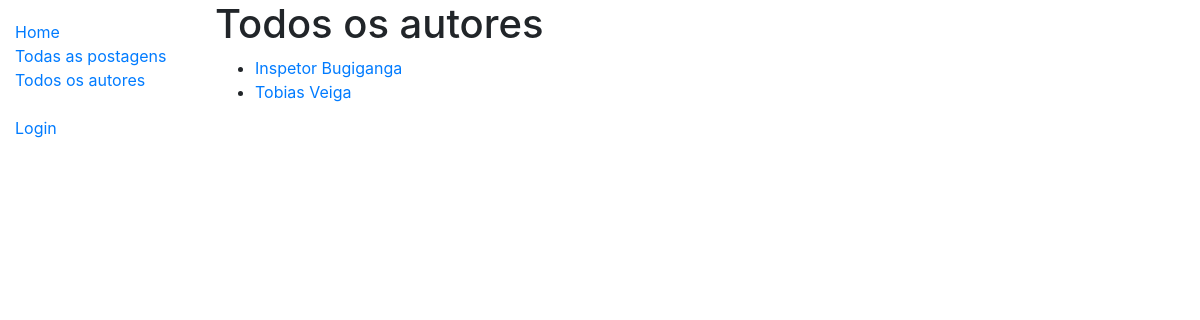
The page /blog/autores/ on the database as committed earlier.
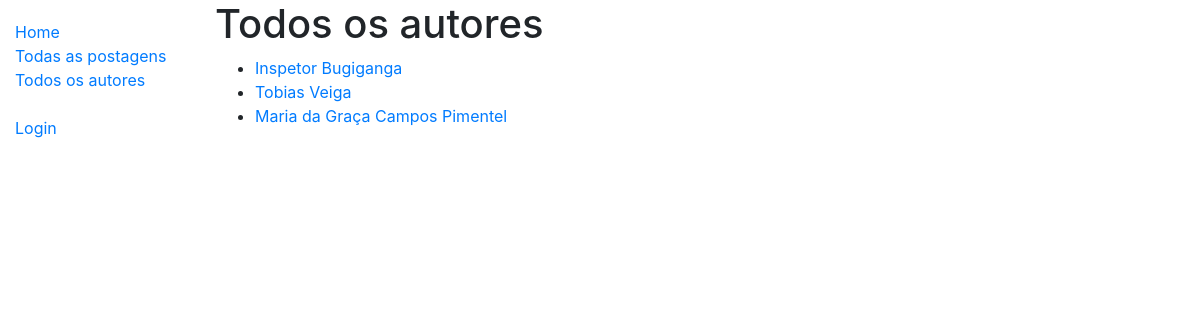
The same page on the database as committed later.
### blog_app/models.py (models this page shows, shortened)
class Autor(models.Model):
    usuario = models.ForeignKey(User, on_delete=models.SET_NULL, null=True)
    bio = models.TextField(max_length=500, help_text="Insira sua biografia aqui.")
    class Meta:
        ordering = ["usuario"]
    def get_absolute_url(self):
        return reverse('autor-detail', args=[str(self.id)])

### blog_app/views.py (the view)
# urls.py: path('autores/', views.AutorListView.as_view(), name='autores'),
class AutorListView(generic.ListView):
    model = Autor

### blog_app/templates/blog_app/autor_list.html
{% extends "base_generic.html" %}
{% block content %}
  <h1>Todos os autores</h1>
  {% if autor_list %}
  <ul>
    {% for autor in autor_list %}
      <li>
        <a href="{{ autor.get_absolute_url }}">{{autor.usuario.first_name}} {{autor.usuario.last_name}}</a>
      </li>
    {% endfor %}
  </ul>
  {% else %}
    <p>Não há autores cadastrados.</p>
  {% endif %}
{% endblock %}

Rows that differ between the two databases and show on the page:
added Autor: usuario.first_name "Maria", usuario.last_name "da Graça Campos Pimentel"
